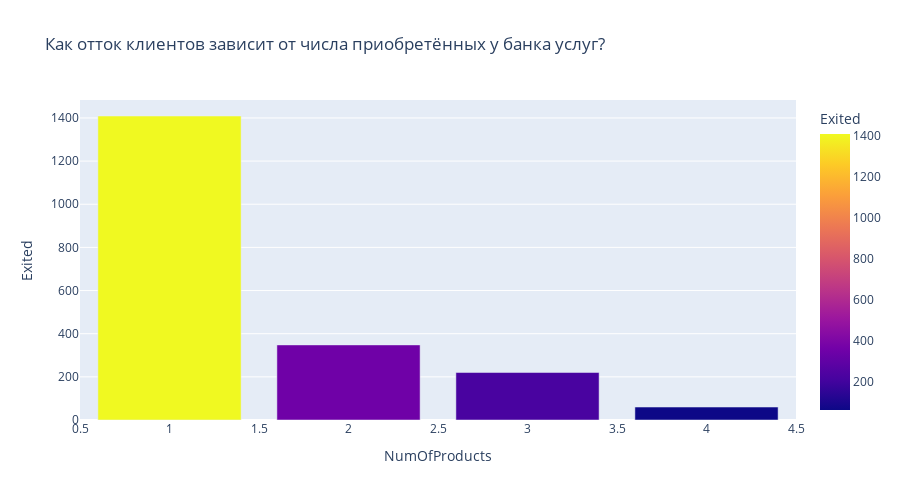

The cell this chart's notebook holds for it:
### Code cell
grouped = (
churn_data
    .groupby(by='NumOfProducts', as_index=False)['Exited']
    .sum()
)

fig = px.bar(grouped,
             x="NumOfProducts",
             y="Exited", color='Exited', 
             height=500,
             title='Как отток клиентов зависит от числа приобретённых у банка услуг?')
fig.show()

### Figure 1 — Plotly figure (JSON) as saved in the notebook; plotly's stock layout.template omitted (floating-point values rounded to 4 significant figures)
{"data": [{"alignmentgroup": "True", "hovertemplate": "NumOfProducts=%{x}<br>Exited=%{marker.color}<extra></extra>", "legendgroup": "", "marker": {"color": [1409, 348, 220, 60], "coloraxis": "coloraxis", "pattern": {"shape": ""}}, "name": "", "offsetgroup": "", "orientation": "v", "showlegend": false, "textposition": "auto", "type": "bar", "x": [1, 2, 3, 4], "xaxis": "x", "y": [1409, 348, 220, 60], "yaxis": "y"}], "layout": {"barmode": "relative", "coloraxis": {"colorbar": {"title": {"text": "Exited"}}, "colorscale": [[0, "#0d0887"], [0.1111, "#46039f"], [0.2222, "#7201a8"], [0.3333, "#9c179e"], [0.4444, "#bd3786"], [0.5556, "#d8576b"], [0.6667, "#ed7953"], [0.7778, "#fb9f3a"], [0.8889, "#fdca26"], [1, "#f0f921"]]}, "height": 500, "legend": {"tracegroupgap": 0}, "title": {"text": "Как отток клиентов зависит от числа приобретённых у банка услуг?"}, "xaxis": {"anchor": "y", "domain": [0, 1], "title": {"text": "NumOfProducts"}}, "yaxis": {"anchor": "x", "domain": [0, 1], "title": {"text": "Exited"}}}}
